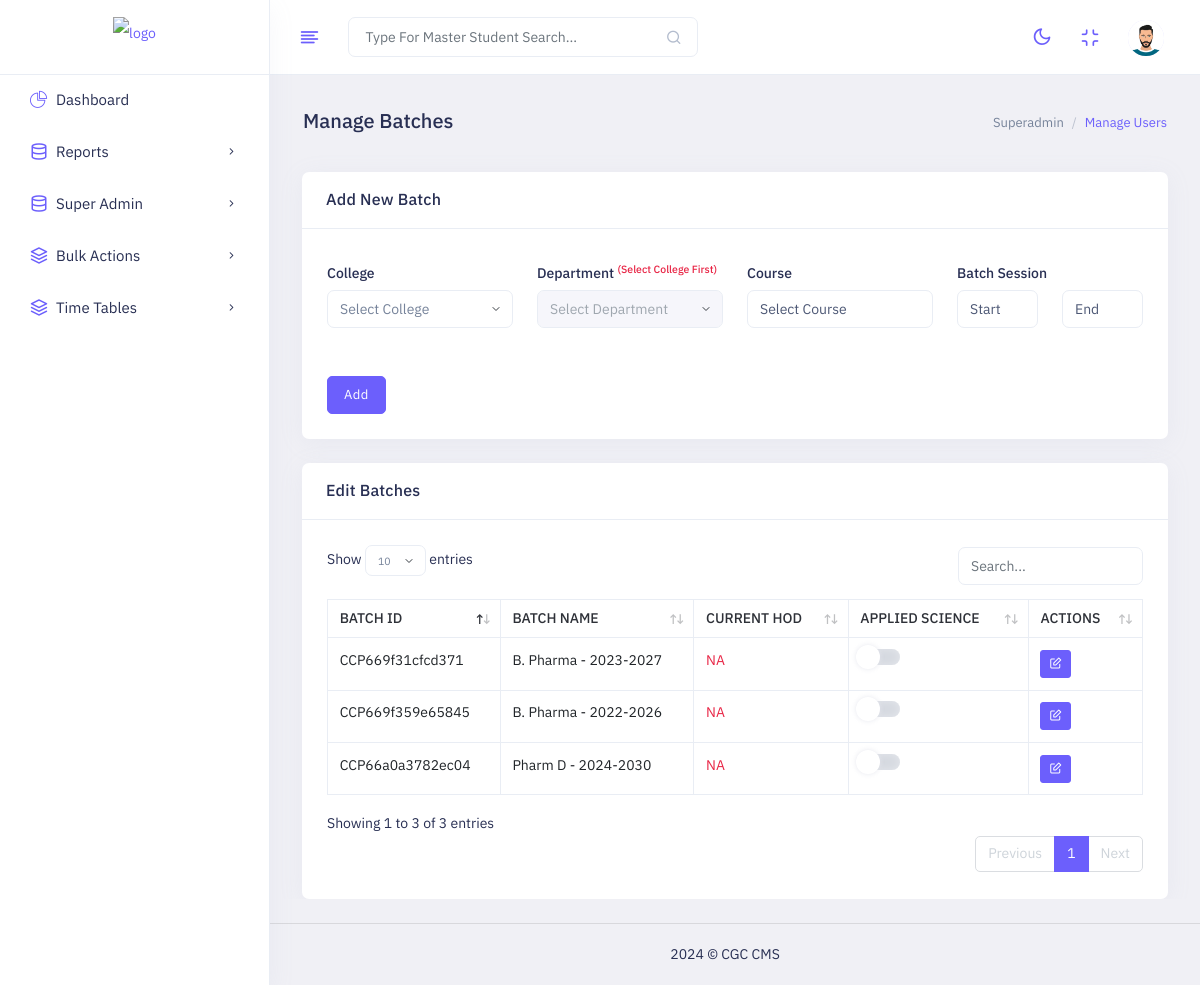
/erp/manage-batches.php (signed in), run on the app's committed database.
### tables this page shows
CREATE TABLE `batches` (
  `id` int(11) NOT NULL,
  `batchLabel` varchar(500) NOT NULL,
  `batchid` varchar(50) NOT NULL,
  `sectionCC` text NOT NULL,
  `faculty` longtext NOT NULL,
  `collegeid` varchar(15) NOT NULL,
  `depid` varchar(15) NOT NULL,
  `olddepid` varchar(15) NOT NULL
);

### erp/conn.php (called while the page is built, shortened)
<?php
class db {
    public function mconnect() {
        try {
            $conn = new PDO("mysql:host=mysql_db.local;dbname=accadify", "root", "root");
            $conn->setAttribute(PDO::ATTR_ERRMODE, PDO::ERRMODE_EXCEPTION);
            return $conn;
        }
        catch(PDOException $e) {
            return $e->getMessage();
        }
    }
}

### erp/manage-batches.php (the view, shortened to what this page needs)
<?php
require_once 'conn.php';
$conn = new Db;
?>
<!doctype html>
<html lang="en" dir="ltr">
<head>
    <link id="style" href="../assets/plugins/bootstrap/css/bootstrap.min.css" rel="stylesheet">
     <link href="../assets/css/style.css" rel="stylesheet">
    <link href="../assets/css/plugins.css" rel="stylesheet">
    <link href="../assets/css/icons.css" rel="stylesheet">
    <link href="../assets/switcher/css/switcher.css" rel="stylesheet">
    <link href="../assets/switcher/demo.css" rel="stylesheet">
</head>
<body class="app sidebar-mini ltr light-mode">
    <div class="page">
        <div class="page-main">
            <?php include 'header.php' ?>
            <?php include 'sidebar.php' ?>
            <div class="main-content app-content mt-0">
                <div class="side-app">
                    <div class="main-container container-fluid">
                        <div class="page-header">
                            <h1 class="page-title">Manage Batches</h1>
                            <div>
                                <ol class="breadcrumb">
                                    <li class="breadcrumb-item"><a href="#">Superadmin</a></li>
                                    <li class="breadcrumb-item active" aria-current="page">Manage Users</li>
                                </ol>
                            </div>
                        </div>
                        <div class="card">
                            <div class="card-header">
                                <h4 class="card-title">Add New Batch</h4>
                            </div>
                            <div class="card-body">
                                <form method="POST" action="../assets/backend/addBatch.php">
                                    <div class="row">
                                        <div class="form-group col-3">
                                            <label for="exampleInputEmail1" class="form-label">College</label>
                                            <select name="collegeid" id="collegeSelect" class="form-control form-select select2" required>
                                                <option value="" selected disabled>Select College</option>
                                            </select>
                                        </div>
                                        <div class="form-group col-3">
                                            <label for="exampleInputEmail1" class="form-label">Department <sup class="text-danger">(Select College First)</sup></label>
                                            <select name="depid" id="depSelect" class="form-control form-select select2" onclick="" disabled="1" required>
                                                <option value="" selected disabled>Select Department</option>
                                            </select>
                                        </div>
                                        <div class="form-group col-3">
                                            <label for="" class="form-label">Course</label>
                                            <select name="course" id="" class="form-control" required>
                                                <option value="" selected disabled>Select Course</option>
                                            </select>
                                        </div>
                                        <div class="form-group col-3">
                                            <label for="exampleInputEmail1" class="form-label">Batch Session</label>
                                            <div class="row">
                                                <div class="form-group col-6">
                                                    <select name="startDate" id="" class="form-control col-12" required>
                                                            <option value="" disabled selected>Start</option>
                                                    </select>
                                                </div>
                                                <div class="form-group col-6">
                                                    <select name="endDate" id="" class="form-control col-12" required>
                                                        <option value="" disabled selected>End</option>
                                                    </select>
                                                </div>
                                            </div>
                                        </div>
                                    </div>
                                    <button class="btn btn-primary mt-4 mb-0" type="submit" name="submit">Add</button>
                                </form>
                            </div>
                        </div>
                        <div class="card">
                                    <div class="card-header">
                                        <h3 class="card-title">Edit Batches</h3>
                                    </div>
                                    <div class="card-body">
                                        <div class="table-responsive">
                                            <table class="table table-bordered text-nowrap border-bottom" id='basic-datatable'>
                                                <thead>
                                                    <tr>
                                                        <th>Batch ID</th>
                                                        <th>Batch Name</th>
                                                        <th>Current HOD</th>
                                                        <th>Applied Science</th>
                                                        <th name="bstable-actions">Actions</th>
                                                    </tr>
                                                </thead>
                                                <tbody>
                                                        <?php
                                                        $sql = "SELECT * FROM `batches`";
                                                        $query = $conn->mconnect()->prepare($sql);
                                                        $query->execute();
                                                        $row = $query->fetchAll(PDO::FETCH_ASSOC);
                                                        foreach ($row as $key => $value) {
                                                            $depid = $value["depid"];
                                                            $sql = "SELECT username FROM `users` WHERE `usertype`='3' AND MATCH(`depid`) AGAINST ('$depid' IN BOOLEAN MODE) ";
                                                            $query = $conn->mconnect()->prepare($sql);
                                                            $query->execute();
                                                            $hod = $query->fetch(PDO::FETCH_COLUMN);
                                                            if(!$hod)  {$hod="<span class='text-danger'>NA</span>";}
                                                            ?>
                                                                <tr style='position:relative;'>
                                                                <td><?php echo $value["batchid"]; ?></td>
                                                                <td><?php echo $value["batchLabel"]; ?></td>
                                                                <td><?php echo $hod; ?></td>
                                                                <td>
                                                                    <div class="material-switch">
                                                                    </div>
                                                                </td>
                                                                <td name="bstable-actions"><div class="btn-list">
                                                                <button id="bEdit" type="button" class="btn btn-sm btn-primary" onclick="window.location = 'edit-batch.php?batchid=<?php echo $value['batchid']; ?>';">
                                                                    <span class="fe fe-edit"> </span>
                                                                </button>
                                                            </div></td>
                                                                </tr>
                                                            <?php
                                                        }
                                                        ?>
                                                </tbody>
                                            </table>
                                        </div>
                                    </div>
                                </div>
                    </div>
                </div>
            </div>
        </div>
    <?php include 'footer.php' ?>
</body>
</html>

### data on the page
batches: batchid "CCP669f31cfcd371", batchLabel "B. Pharma - 2023-2027"
batches: batchid "CCP669f359e65845", batchLabel "B. Pharma - 2022-2026"
batches: batchid "CCP66a0a3782ec04", batchLabel "Pharm D - 2024-2030"
